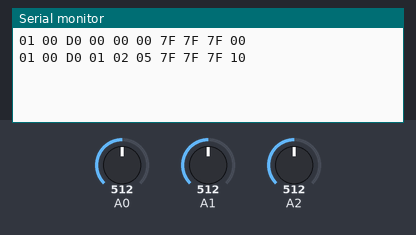
Recording of a sketch running on a simulated Arduino Uno, built with avr-gcc and run on an emulated ATmega328P. Shown: the last lines printed to the serial monitor. The test bench sets the inputs (shaded band); at power-on: A0 = 512, A1 = 512, A2 = 512.

Above: at 1.8 s.
1.9 s: A0 set to 716
At 2.5 s:
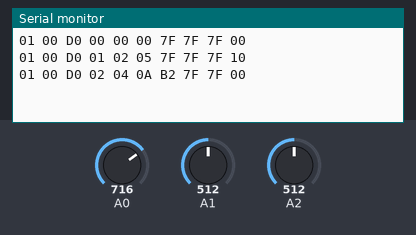
4.5 s: A1 set to 716
At 5.8 s:
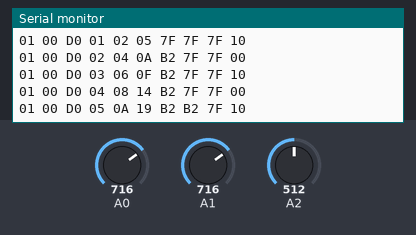
7.5 s: A2 set to 716
At 8.6 s:
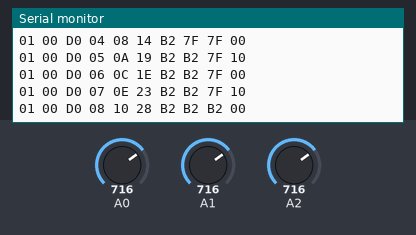
10.5 s: A0 set to 900
At 11.8 s:
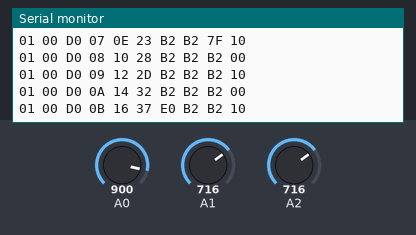
13.5 s: A1 set to 900
At 14.8 s:
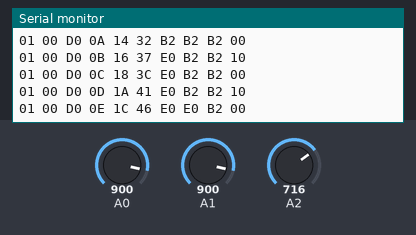
16.5 s: A2 set to 900
At 17.8 s:
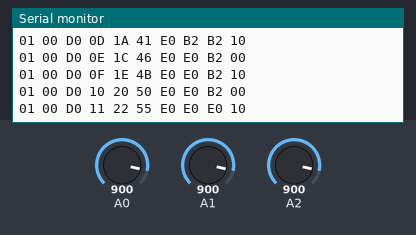

Measured:
- after the input at 1.9 s, the serial monitor: prints a new line after 0.10 s (image 1)
- after the input at 4.5 s, the serial monitor: prints a new line after 0.51 s (image 2)
- after the input at 7.5 s, the serial monitor: prints a new line after 0.51 s (image 3)
- after the input at 10.5 s, the serial monitor: prints a new line after 0.52 s (image 4)
- after the input at 13.5 s, the serial monitor: prints a new line after 0.52 s (image 5)
- after the input at 16.5 s, the serial monitor: prints a new line after 0.53 s (image 6)

The sketch:

simulator.ino
```cpp
uint8_t buffer[10];
uint8_t analog1 = 0;
uint8_t analog2 = 0;
uint8_t analog3 = 0;
uint8_t digitals = 0;

void setup() {
  Serial.begin(115200);
  pinMode(A0, INPUT);
  pinMode(A1, INPUT);
  pinMode(A2, INPUT);
}

void loop() {
  buffer[0] = 0x01;      // source id
  buffer[1] = 0x00;      // dest id. the combrick is 0
  buffer[2] = 0xD0;      // opcode for sensors data report
  buffer[3] = analog1;
  buffer[4] = analog2;
  buffer[5] = analog3;
  buffer[6] = map(analogRead(A0), 0, 1023, 0, 255);    // map A0 analog in to [0;255]
  buffer[7] = map(analogRead(A1), 0, 1023, 0, 255);    // map A1 analog in to [0;255]
  buffer[8] = map(analogRead(A2), 0, 1023, 0, 255);    // map A2 analog in to [0;255]
  buffer[9] = digitals;

  // simulate updates
  digitals = 0x10 - digitals;    // toggles bit 4
  analog1++;
  analog2 += 2;
  analog3 += 5;

#if 0
  // send to helper
  Serial.write(buffer, 10);

#else

  for (int i = 0; i < 10; i++)
  {
    if (buffer[i] < 16)
      Serial.print("0");
    Serial.print(buffer[i], HEX);
    Serial.print(" ");
  }
  Serial.println();

#endif

  delay(1000);
}
```
